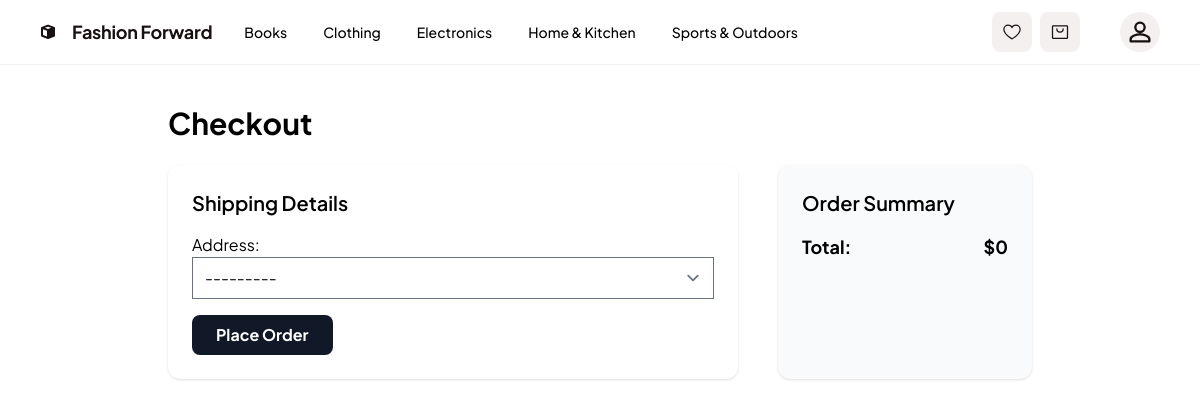
/products/cart/checkout/, run on the app's committed database.
### products/models.py (models this page shows, shortened)
class Category(models.Model):
    name = models.CharField(max_length=200, unique=True)
    slug = models.SlugField(max_length=200, unique=True, blank=True)
    description = models.TextField(blank=True)
    image = models.ImageField(upload_to='categories/', blank=True, null=True)
    created_at = models.DateTimeField(auto_now_add=True)
    updated_at = models.DateTimeField(auto_now=True)
    class Meta:
        verbose_name_plural = 'Categories'
        ordering = ['name']

### products/views.py (the view, shortened to what this page needs)
# urls.py: path("cart/checkout/", views.checkout, name="checkout"), # /products/cart/checkout/
def checkout(request):
    cart = request.session.get('cart', {})
    if request.method == 'POST':
        form = CheckoutForm(request.POST)
        if form.is_valid():
            address = form.cleaned_data.get('address')
            if not address:
                form.add_error('address', 'You must select a shipping address.')
                return render(request, 'products/checkout.html', {'form': form, 'cart': cart})
            with transaction.atomic():
                order = form.save(commit=False)
                order.user = request.user
                total = 0
                cart_items = []
                product_ids = [int(pid) for pid in cart.keys()]
                products = Product.objects.select_for_update().filter(pk__in=product_ids)
                product_map = {product.pk: product for product in products}
                for product_id_str, item in cart.items():
                    product_id = int(product_id_str)
                    product = product_map.get(product_id)
                    if not product:
                        continue
                    quantity = item.get('quantity', 1)
                    if product.stock < quantity:
                        form.add_error(None, f"Not enough stock for {product.name}.")
                        return render(request, 'products/checkout.html', {'form': form, 'cart': cart})
                    total += product.price * quantity
                    cart_items.append((product, quantity))
                order.total = total
                order.save()
                subject = f"Order Confirmation - Order #{order.id}"
                message = render_to_string('products/email_order_confirmation.txt', {
                    'user': request.user,
                    'order': order,
                    'cart_items': cart_items,
                })
                recipient_list = [request.user.email]
                send_mail(subject, message, settings.DEFAULT_FROM_EMAIL, recipient_list)
                admin_subject = f"New Order Placed - Order #{order.id}"
                admin_message = render_to_string('products/email_admin_new_order.txt', {
                    'user': request.user,
                    'order': order,
                    'cart_items': cart_items,
                })
                mail_admins(admin_subject, admin_message)
                for product, quantity in cart_items:
                    OrderItem.objects.create(
                        order=order,
                        product=product,
                        quantity=quantity,
                        price=product.price
                    )
                    product.stock = max(product.stock - quantity, 0)
                    product.save()
                request.session['cart'] = {}
                return redirect('checkout_success', order_id=order.id)
    else:
        form = CheckoutForm()
    cart_items = []
    total = 0
    return render(request, 'products/checkout.html', {'form': form, 'cart': cart, 'cart_items': cart_items, 'total': total})

### products/forms.py
class CheckoutForm(forms.ModelForm):
    class Meta:
        model = Order
        fields = ['address']      # Add more fields if needed (e.g., 'notes', 'phone')
    def __init__(self, *args, **kwargs):
        super().__init__(*args, **kwargs)
        self.fields['address'].required = True

### accounts/models.py (called while the page is built)
    def __str__(self):
        return f"{self.first_name} {self.last_name} - {self.street_address}"

### products/context_processors.py (called while the page is built)
def navbar_categories(request):
    return {'navbar_categories': Category.objects.all()}

### products/templates/products/checkout.html (shortened to what this page needs)
{% extends "base.html" %}
{% load static %}
{% block content %}
<div class="max-w-4xl mx-auto px-4 py-10">
  <h1 class="text-3xl font-bold mb-6">Checkout</h1>
  <div class="flex flex-col md:flex-row gap-10">
    <div class="flex-1 bg-white rounded-xl shadow p-6 mb-8 md:mb-0">
      <h2 class="text-xl font-semibold mb-4">Shipping Details</h2>
      <form method="post">
        {{ form.as_p }}
        <button type="submit" class="bg-gray-900 hover:bg-gray-700 text-white font-bold py-2 px-6 rounded-lg mt-4">Place Order</button>
      </form>
    </div>
    <div class="flex-1 bg-gray-50 rounded-xl shadow p-6">
      <h2 class="text-xl font-semibold mb-4">Order Summary</h2>
      <div class="flex justify-between font-bold text-lg">
        <span>Total:</span>
        <span>${{ total }}</span>
      </div>
    </div>
  </div>
</div>
{% endblock %}

### core/templates/base.html (shortened to what this page needs)
{% load static %}
<!DOCTYPE html>
<html lang="en">
<head>
  <script src="https://cdn.tailwindcss.com?plugins=forms,container-queries"></script>
</head>
<body class="bg-white" style='font-family: "Plus Jakarta Sans", "Noto Sans", sans-serif;'>
  <div class="relative flex min-h-screen flex-col bg-white overflow-x-hidden">
    <div class="flex flex-col h-full grow">
      <header x-data="{ open: false }" class="flex items-center justify-between border-b border-[#f4f0f0] px-4 sm:px-10 py-3">
        <div class="flex items-center gap-8">
          <a href="{% url 'core-home' %}" class="flex items-center gap-4 text-[#181111]">
            <div class="w-4 h-4">
            </div>
            <h2 class="text-lg font-bold leading-tight tracking-[-0.015em]">Fashion Forward</h2>
          </a>
          <nav class="hidden lg:flex items-center gap-9">
            {% for category in navbar_categories %}
              <a class="text-sm font-medium" href="{% url 'category_detail' category.slug %}">{{ category.name }}</a>
            {% endfor %}
          </nav>
        </div>
        <div class="hidden lg:flex flex-1 justify-end gap-8">
          <div class="flex gap-2">
            <a href="#" class="flex items-center justify-center rounded-lg h-10 bg-[#f4f0f0] text-[#181111] px-2.5">
            </a>
            <a href="{% url 'cart_detail' %}" class="flex items-center justify-center rounded-lg h-10 bg-[#f4f0f0] text-[#181111] px-2.5">
            </a>
          </div>
          <a href="{% url 'profile' %}" class="flex items-center justify-center rounded-full h-10 w-10 bg-[#f4f0f0] text-[#181111] ml-2">
            <svg xmlns="http://www.w3.org/2000/svg" width="28" height="28" fill="none" viewBox="0 0 24 24" stroke="currentColor">
              <path stroke-linecap="round" stroke-linejoin="round" stroke-width="2" d="M12 12c2.21 0 4-1.79 4-4s-1.79-4-4-4-4 1.79-4 4 1.79 4 4 4zm0 2c-2.67 0-8 1.34-8 4v2h16v-2c0-2.66-5.33-4-8-4z" />
            </svg>
          </a>
        </div>
      </header>
      <main class="flex-1">
        {% block content %}{% endblock %}
      </main>
    </div>
  </div>
</body>
</html>

### data on the page
Category: name "Books"
Category: name "Clothing"
Category: name "Electronics"
Category: name "Home & Kitchen"
Category: name "Sports & Outdoors"

### other printed values
{{ total }} "0"
